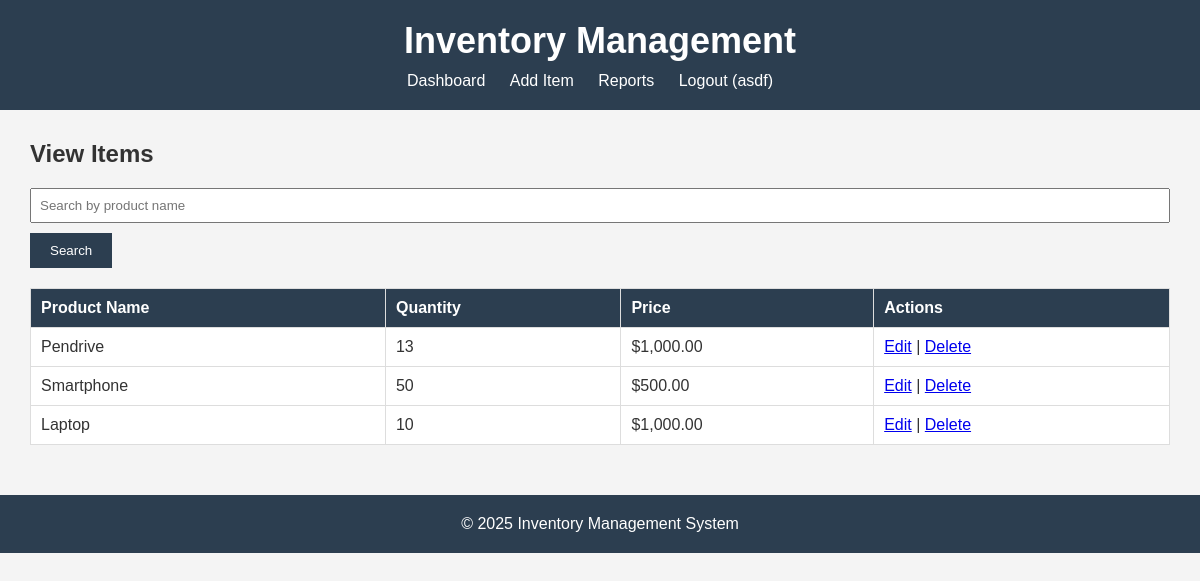
The page /new-inventory-app/view_items.php (signed in) on the database its author committed.
### tables this page shows
CREATE TABLE `items` (
  `id` int(11) NOT NULL,
  `product_name` varchar(255) NOT NULL,
  `quantity` int(11) NOT NULL,
  `price` decimal(10,2) NOT NULL
);

### new-inventory-app/view_items.php (the view, shortened to what this page needs)
<?php
$conn = new mysqli("localhost", "root", "", "inventory_db");
$searchQuery = "";
if(isset($_GET['search'])){
    $searchQuery = $_GET['search'];
    $stmt = $conn->prepare("SELECT * FROM items WHERE product_name LIKE ? ORDER BY id DESC");
    $searchParam = "%".$searchQuery."%";
    $stmt->bind_param("s", $searchParam);
    $stmt->execute();
    $result = $stmt->get_result();
} else {
    $sql = "SELECT * FROM items ORDER BY id DESC";
    $result = $conn->query($sql);
}
?>
<!DOCTYPE html>
<html lang="en">
<head>
  <link rel="stylesheet" href="styles.css">
</head>
<body>
  <header>
    <h1>Inventory Management</h1>
    <nav>
      <ul>
        <li><a href="index.php">Dashboard</a></li>
        <li><a href="add_item.php">Add Item</a></li>
        <li><a href="report.php">Reports</a></li>
        <li><a href="logout.php">Logout (<?php echo $_SESSION['username']; ?>)</a></li>
      </ul>
    </nav>
  </header>
  <main>
    <section class="view-items">
      <h2>View Items</h2>
      <form method="GET" action="view_items.php">
        <input type="text" name="search" placeholder="Search by product name" value="<?php echo htmlspecialchars($searchQuery); ?>">
        <button type="submit">Search</button>
      </form>
      <table>
        <thead>
          <tr>
            <th>Product Name</th>
            <th>Quantity</th>
            <th>Price</th>
            <th>Actions</th>
          </tr>
        </thead>
        <tbody>
          <?php
          if($result->num_rows > 0){
              while($row = $result->fetch_assoc()){
                  echo "<tr>
                          <td>".$row['product_name']."</td>
                          <td>".$row['quantity']."</td>
                          <td>$".number_format($row['price'],2)."</td>
                          <td>
                              <a href='edit_item.php?id=".$row['id']."'>Edit</a> |
                              <a href='delete_item.php?id=".$row['id']."' onclick=\"return confirm('Are you sure you want to delete this item?');\">Delete</a>
                          </td>
                        </tr>";
              }
          } else {
              echo "<tr><td colspan='4'>No items found</td></tr>";
          }
          ?>
        </tbody>
      </table>
    </section>
  </main>
  <footer>
    <p>&copy; 2025 Inventory Management System</p>
  </footer>
</body>
</html>

### new-inventory-app/styles.css (style rules this page uses)
* { margin: 0; padding: 0; box-sizing: border-box; }
body { font-family: Arial, sans-serif; background-color: #f4f4f4; color: #333; }
header { background-color: #2c3e50; color: white; padding: 20px; text-align: center; }
header h1 { font-size: 36px; }
nav ul { list-style: none; margin-top: 10px; }
nav ul li { display: inline; margin-right: 20px; }
nav ul li a { color: white; text-decoration: none; }
main { padding: 30px; max-width: 1200px; margin: 0 auto; }
h2 { font-size: 24px; margin-bottom: 20px; }
table { width: 100%; border-collapse: collapse; margin-top: 20px; }
table th, table td { padding: 10px; border: 1px solid #ddd; text-align: left; }
table th { background-color: #2c3e50; color: white; }
table td { background-color: white; }
form { margin-bottom: 20px; }
form input[type="text"], form input[type="number"], form input[type="password"] { width: 100%; padding: 8px; margin-bottom: 10px; }
form button { background-color: #2c3e50; color: white; padding: 10px 20px; border: none; cursor: pointer; }
footer { text-align: center; padding: 20px; background-color: #2c3e50; color: white; margin-top: 20px; }

### rows shown on the page
items: product_name "Pendrive", quantity "13", price "1,000.00"
items: product_name "Smartphone", quantity "50", price "500.00"
items: product_name "Laptop", quantity "10", price "1,000.00"

### other values the page prints
$_SESSION['username'] "asdf"
